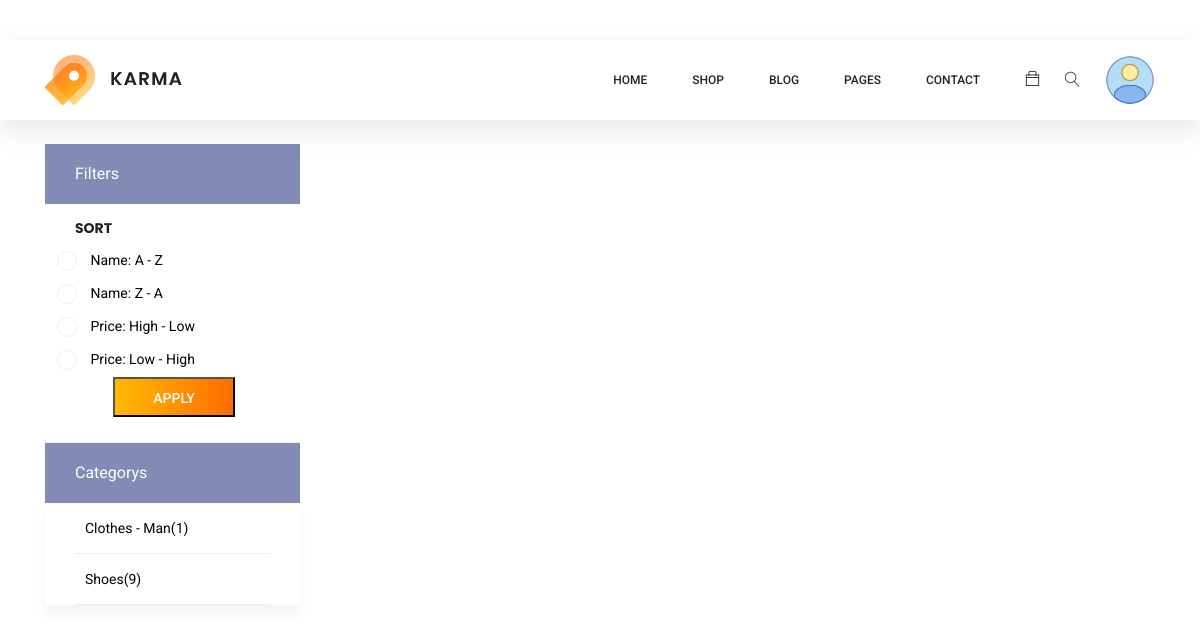
The app's page /item-category/ (signed in), older data.
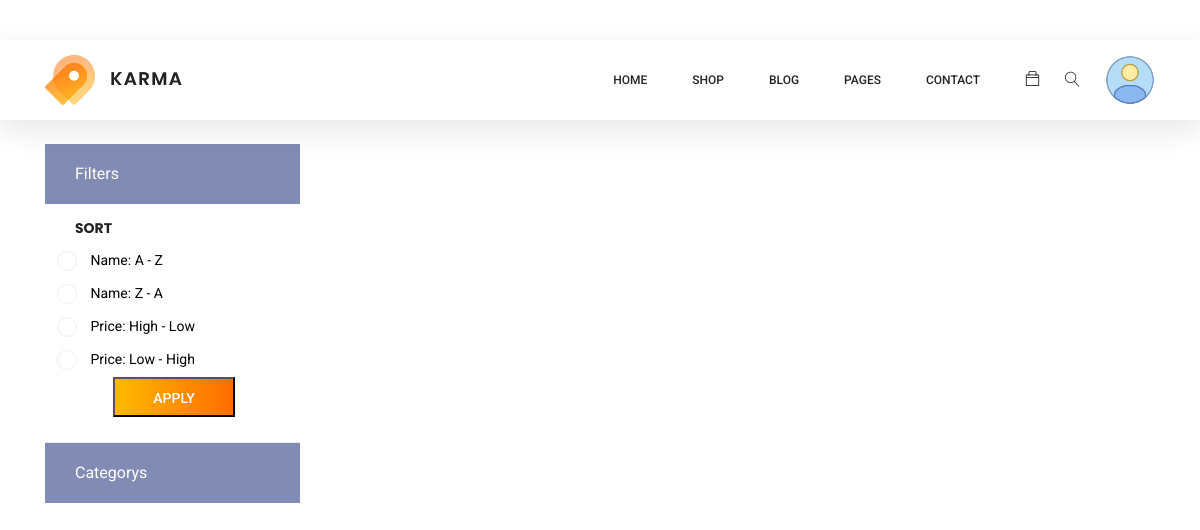
The same page, newer data.
### mainapp/models.py (models this page shows, shortened)
class Category(models.Model):
    name = models.CharField(max_length=51)

### mainapp/views.py (the view, shortened to what this page needs)
# urls.py: path("item-category/", views.ItemCategory.as_view(), name="item-category"),
class ItemCategory(ListView):
    model = Category
    def get_context_data(self, *args, **kwargs):
        queryset = kwargs.pop("object_list", None)
        if queryset is None:
            self.object_list = self.get_queryset(*args, **kwargs)
        return super().get_context_data(**kwargs)
    def get_queryset(self, *args, **kwargs):
        qs = super(ItemCategory, self).get_queryset(*args, **kwargs)
        qs = qs.order_by("name")
        context = []
        for q in qs:
            total_category_items = q.product_set.all().count()
            context.append(
                {
                    "category": q,
                    "products": total_category_items,
                }
            )
        return context
    template_name = "mainapp/item-category.html"

### mainapp/templates/mainapp/item-category.html (shortened to what this page needs)
{% extends 'mainapp/base.html' %}
{% load static %}
{%block body%}
<div class="container">
    <div class="mt-5 pt-5"></div>
    <div class="row">
        <div class="col-xl-3 col-lg-4 col-md-5">
            <div class="sidebar-filter side_view">
                <div class="top-filter-head">Filters</div>
                <div class="common-filter mt-3">
                    <h3 class="head">Sort</h3>
                    <form method="POST">
                        <ul>
                            <li class="filter-list">
                                <input class="pixel-radio" type="radio" id="a-z" value="a-z" name="sort" />
                                <label for="a-z">Name: A - Z</label>
                            </li>
                            <li class="filter-list">
                                <input class="pixel-radio" type="radio" id="z-a" value="z-a" name="sort" />
                                <label for="z-a">Name: Z - A</label>
                            </li>
                            <li class="filter-list">
                                <input class="pixel-radio" type="radio" id="price-hl" value="price-hl" name="sort" />
                                <label for="price-hl">Price: High - Low</label>
                            </li>
                            <li class="filter-list">
                                <input class="pixel-radio" type="radio" id="price-lh" value="price-lh" name="sort" />
                                <label for="price-lh">Price: Low - High</label>
                            </li>
                        </ul>
                        <div class="cupon_text_2 d-flex justify-content-center">
                            <button type="submit" value="Submit" class="primary-btn">
                                Apply
                            </button>
                        </div>
                    </form>
                </div>
            </div>
            <div class="sidebar-categories">
                <div class="head">Categorys</div>
                <ul class="main-categories">
                    {% for category in object_list %}
                    <li class="main-nav-list">
                        <form id="my_form_{{category.category.id}}" method="POST">
                            <a href="javascript:{}"
                                onclick="document.getElementById('my_form_{{category.category.id}}').submit();">{{category.category.name}}({{category.products}})</a>
                        </form>
                    </li>
                    {% endfor %}
                </ul>
            </div>
        </div>
        <div class="col-xl-9 col-lg-8 col-md-7 products_view">
        </div>
    </div>
</div>
{%endblock%}

Row changes from the older to the newer data that the page shows:
removed Category: category.name "Clothes - Man", products "1"
removed Category: category.name "Shoes", products "9"
